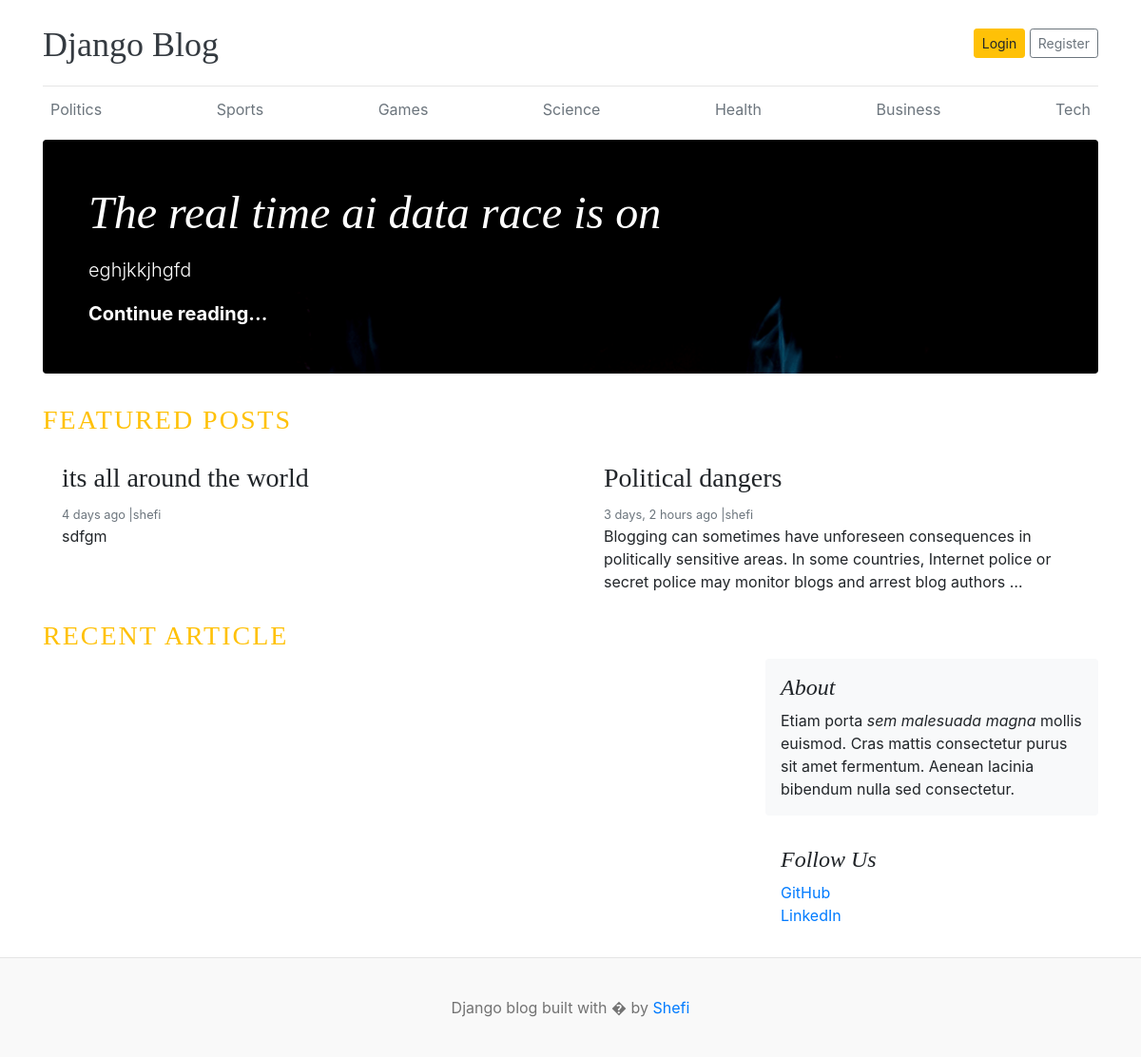
Before: / with the older database file.
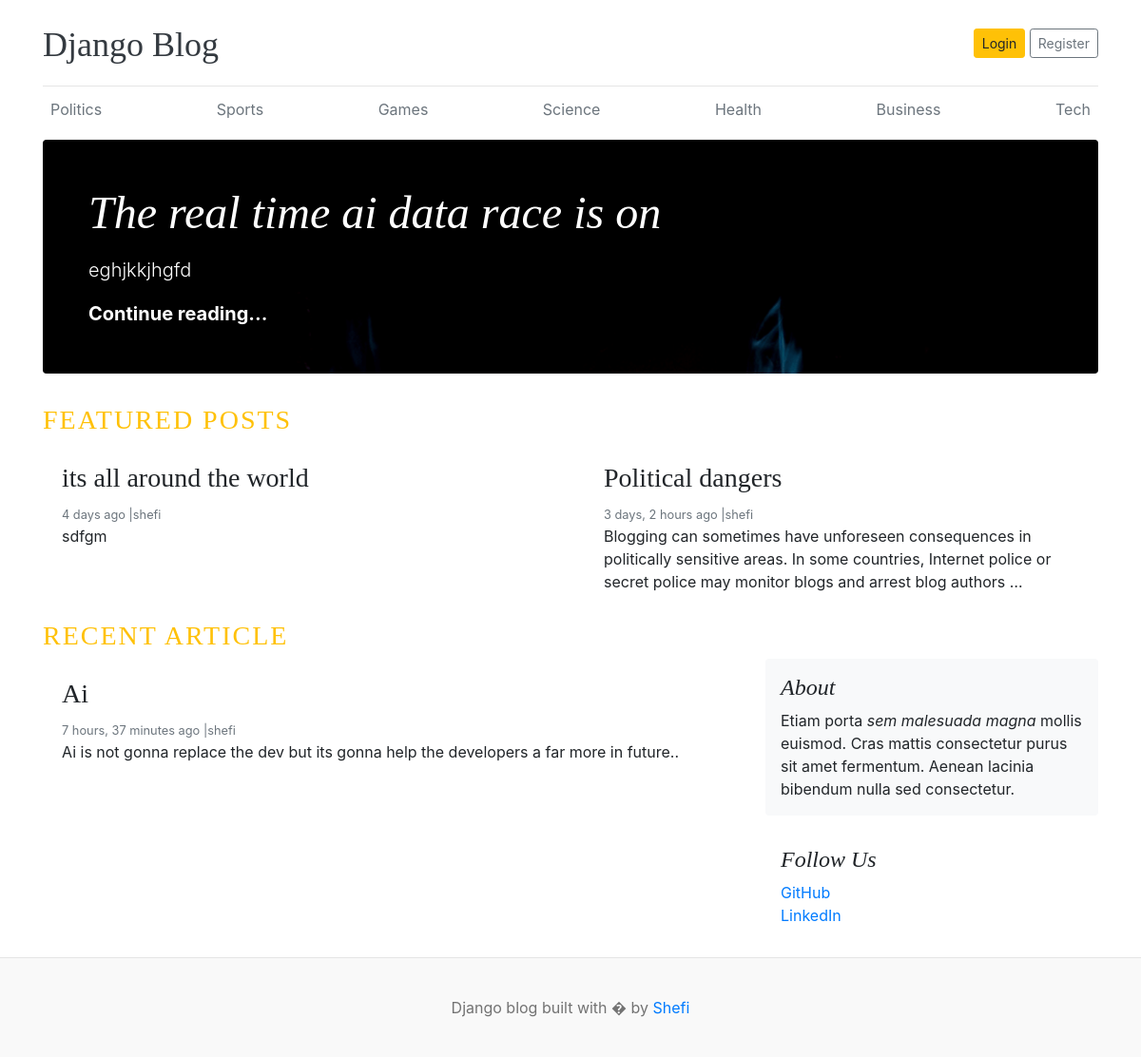
After: the same page with the newer database file.
### blog/models.py (models this page shows, shortened)
class Category(models.Model):
    catogory_name = models.CharField(max_length=64, unique=True)
    created_at = models.DateTimeField(auto_now_add=True)
    updated_at = models.DateTimeField(auto_now=True)
    class Meta:
        verbose_name_plural = 'categories'

class Blog(models.Model):
    title = models.CharField(max_length=50)
    slug = models.SlugField(max_length=150, unique=True, blank=True)
    category = models.ForeignKey(Category, on_delete=models.CASCADE)
    author = models.ForeignKey(User, on_delete=models.CASCADE)
    featured_image = models.ImageField( upload_to='uploads/%Y/%m/%d', height_field=None, width_field=None, max_length=None)
    short_description = models.TextField(max_length=500)
    blog_body = models.TextField(max_length=800)
    status = models.CharField(max_length=20,choices=STATUS_CHOICES,default="Draft")
    is_featured = models.BooleanField(default=False)
    created_at = models.DateTimeField( auto_now_add=True)
    updated_at = models.DateTimeField( auto_now=True)

### blog/views.py (the view)
# urls.py: path('', views.home, name='home' ),
def home(request):
    categories = Category.objects.all()
    featured_posts = Blog.objects.filter(is_featured = True, status = 'Published').order_by('updated_at')
    posts = Blog.objects.filter(is_featured = False,status = 'Published')
    return render(request,'blog/home.html',{
        'contexts' : categories,
        'is_featured' : featured_posts,
        'posts' : posts
    })

### blog/templates/blog/home.html (shortened to what this page needs)
{% load static %}
<!DOCTYPE html>
<html lang="en">
<head>
    <link href="https://getbootstrap.com/docs/4.0/dist/css/bootstrap.min.css" rel="stylesheet">
    <link href="{% static 'css/style.css' %}" rel="stylesheet">
  </head>
<body>
    <div class="container">
      <header class="blog-header py-3">
        <div class="row flex-nowrap justify-content-between align-items-center">
          <div class="col-8 pt-1">
            <a class="blog-header-logo text-dark" href="/">Django Blog</a>
          </div>
          <div class="col-4 d-flex justify-content-end align-items-center">
            <a class="btn btn-sm btn-warning" href="#">Login</a> &nbsp;
            <a class="btn btn-sm btn-outline-secondary" href="#">Register</a>
          </div>
        </div>
      </header>
      <div class="nav-scroller py-1 mb-2">
        <nav class="nav d-flex justify-content-between">
          {% for context in contexts %}
              <a class="p-2 text-muted" href="">{{context.catogory_name}}</a>
          {% endfor %}
        </nav>
      </div>
    {% for post in is_featured %}
    {% if forloop.first %}
<div class="jumbotron p-3 p-md-5 text-white rounded bg-dark" style="background-image: url({{post.featured_image.url}}); background-blend-mode: overlay; background-size: cover;">
    <div class="col-md-8 px-0">
      <h1 class="display-4 font-italic">{{post.title}}</h1>
      <p class="lead my-3">{{post.short_description}}</p>
      <p class="lead mb-0"><a href="#" class="text-white font-weight-bold">Continue reading...</a></p>
    </div>
</div>
   {% endif %}
  {% endfor %}
<h3 class="text-uppercase text-warning" style="letter-spacing: 2px;">Featured posts</h3>
  <div class="row mb-2">
    {% for post in is_featured %}
    {% if not forloop.first %}
    <div class="col-md-6">
      <div class="card border-0" >
        <div class="card-body">
          <h3>{{post.title}}</h3>
          <small class="mb-1 text-muted">{{post.created_at | timesince}} ago |{{post.author}}</small>
          <p class="card-text">{{post.short_description | truncatewords:25}}</p>
        </div>
      </div>
    </div>
    {% endif %}
    {% endfor %}
  </div>
    <h3 class="text-uppercase text-warning" style="letter-spacing: 2px;" >Recent Article</h3>
    <main role="main" class="container p-0">
      <div class="row">
        <div class="col-md-8 blog-main">
          {% for post in posts %}
          <div class="card border-0" >
          <div class="card-body">
            <h3>{{post.title}}</h3>
            <small class="mb-1 text-muted">{{post.created_at | timesince}} ago |{{post.author}}</small>
            <p class="card-text">{{post.short_description | truncatewords:25}}</p>
          </div>
        </div>
        {% endfor %}
        </div>
      <aside class="col-md-4 blog-sidebar">
        <div class="p-3 mb-3 bg-light rounded">
          <h4 class="font-italic">About</h4>
          <p class="mb-0">Etiam porta <em>sem malesuada magna</em> mollis euismod. Cras mattis consectetur purus sit amet fermentum. Aenean lacinia bibendum nulla sed consectetur.</p>
        </div>
        <div class="p-3">
          <h4 class="font-italic">Follow Us</h4>
          <ol class="list-unstyled">
            <li><a href="#">GitHub</a></li>
            <li><a href="#">LinkedIn</a></li>
          </ol>
        </div>
      </aside>
    </div>
  </main>
</div>
<footer class="blog-footer">
  <p>Django blog built with � by <a href="#">Shefi</a></p>
</footer>
</body>
</html>

Changed rows visible on the page:
added Blog: title "Ai", created_at "7 hours, 37 minutes", author "shefi", short_description "Ai is not gonna replace the dev but its gonna help the developers a far more in future..", shown under "RECENT ARTICLE"
